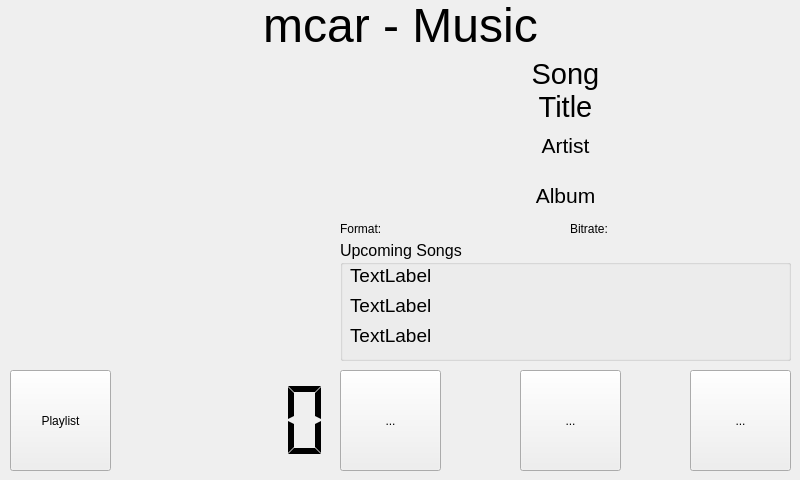
<?xml version="1.0" encoding="UTF-8"?>
<ui version="4.0">
 <class>MusicLayoutA</class>
 <widget class="QWidget" name="MusicLayoutA">
  <property name="geometry">
   <rect>
    <x>0</x>
    <y>0</y>
    <width>800</width>
    <height>480</height>
   </rect>
  </property>
  <property name="windowTitle">
   <string>Form</string>
  </property>
  <widget class="QLabel" name="lblWidgetTitle">
   <property name="geometry">
    <rect>
     <x>10</x>
     <y>0</y>
     <width>781</width>
     <height>51</height>
    </rect>
   </property>
   <property name="font">
    <font>
     <pointsize>36</pointsize>
    </font>
   </property>
   <property name="text">
    <string>mcar - Music</string>
   </property>
   <property name="alignment">
    <set>Qt::AlignCenter</set>
   </property>
  </widget>
  <widget class="QLabel" name="lblAlbumArt">
   <property name="geometry">
    <rect>
     <x>10</x>
     <y>50</y>
     <width>321</width>
     <height>311</height>
    </rect>
   </property>
   <property name="frameShape">
    <enum>QFrame::NoFrame</enum>
   </property>
   <property name="frameShadow">
    <enum>QFrame::Raised</enum>
   </property>
   <property name="text">
    <string/>
   </property>
   <property name="pixmap">
    <pixmap resource="mcar.qrc">:/images/resources/images/CD_icon.svg</pixmap>
   </property>
   <property name="scaledContents">
    <bool>true</bool>
   </property>
   <property name="alignment">
    <set>Qt::AlignCenter</set>
   </property>
  </widget>
  <widget class="QLabel" name="lblSongTitle">
   <property name="geometry">
    <rect>
     <x>340</x>
     <y>60</y>
     <width>451</width>
     <height>61</height>
    </rect>
   </property>
   <property name="font">
    <font>
     <pointsize>22</pointsize>
     <weight>50</weight>
     <bold>false</bold>
    </font>
   </property>
   <property name="text">
    <string>Song
Title</string>
   </property>
   <property name="alignment">
    <set>Qt::AlignCenter</set>
   </property>
  </widget>
  <widget class="QLabel" name="lblAlbum">
   <property name="geometry">
    <rect>
     <x>340</x>
     <y>180</y>
     <width>451</width>
     <height>31</height>
    </rect>
   </property>
   <property name="font">
    <font>
     <pointsize>16</pointsize>
    </font>
   </property>
   <property name="text">
    <string>Album</string>
   </property>
   <property name="alignment">
    <set>Qt::AlignCenter</set>
   </property>
  </widget>
  <widget class="QLabel" name="lblArtist">
   <property name="geometry">
    <rect>
     <x>340</x>
     <y>130</y>
     <width>451</width>
     <height>31</height>
    </rect>
   </property>
   <property name="font">
    <font>
     <pointsize>16</pointsize>
    </font>
   </property>
   <property name="text">
    <string>Artist</string>
   </property>
   <property name="alignment">
    <set>Qt::AlignCenter</set>
   </property>
  </widget>
  <widget class="QToolButton" name="btnPrevious">
   <property name="geometry">
    <rect>
     <x>340</x>
     <y>370</y>
     <width>101</width>
     <height>101</height>
    </rect>
   </property>
   <property name="focusPolicy">
    <enum>Qt::NoFocus</enum>
   </property>
   <property name="text">
    <string>...</string>
   </property>
   <property name="icon">
    <iconset resource="mcar.qrc">
     <normaloff>:/images/resources/images/button_back.png</normaloff>:/images/resources/images/button_back.png</iconset>
   </property>
   <property name="iconSize">
    <size>
     <width>96</width>
     <height>96</height>
    </size>
   </property>
  </widget>
  <widget class="QToolButton" name="btnPlayPause">
   <property name="geometry">
    <rect>
     <x>520</x>
     <y>370</y>
     <width>101</width>
     <height>101</height>
    </rect>
   </property>
   <property name="focusPolicy">
    <enum>Qt::NoFocus</enum>
   </property>
   <property name="text">
    <string>...</string>
   </property>
   <property name="icon">
    <iconset resource="mcar.qrc">
     <normaloff>:/images/resources/images/button_play.png</normaloff>:/images/resources/images/button_play.png</iconset>
   </property>
   <property name="iconSize">
    <size>
     <width>96</width>
     <height>96</height>
    </size>
   </property>
  </widget>
  <widget class="QToolButton" name="btnNext">
   <property name="geometry">
    <rect>
     <x>690</x>
     <y>370</y>
     <width>101</width>
     <height>101</height>
    </rect>
   </property>
   <property name="focusPolicy">
    <enum>Qt::NoFocus</enum>
   </property>
   <property name="text">
    <string>...</string>
   </property>
   <property name="icon">
    <iconset resource="mcar.qrc">
     <normaloff>:/images/resources/images/button_forward.png</normaloff>:/images/resources/images/button_forward.png</iconset>
   </property>
   <property name="iconSize">
    <size>
     <width>96</width>
     <height>96</height>
    </size>
   </property>
  </widget>
  <widget class="QPushButton" name="btnPlaylist">
   <property name="geometry">
    <rect>
     <x>10</x>
     <y>370</y>
     <width>101</width>
     <height>101</height>
    </rect>
   </property>
   <property name="text">
    <string>Playlist</string>
   </property>
  </widget>
  <widget class="QLCDNumber" name="lcdTime">
   <property name="geometry">
    <rect>
     <x>120</x>
     <y>370</y>
     <width>211</width>
     <height>101</height>
    </rect>
   </property>
   <property name="frameShape">
    <enum>QFrame::NoFrame</enum>
   </property>
   <property name="segmentStyle">
    <enum>QLCDNumber::Flat</enum>
   </property>
  </widget>
  <widget class="QLabel" name="lblFormat">
   <property name="geometry">
    <rect>
     <x>340</x>
     <y>220</y>
     <width>221</width>
     <height>17</height>
    </rect>
   </property>
   <property name="text">
    <string>Format:</string>
   </property>
  </widget>
  <widget class="QLabel" name="lblBitrate">
   <property name="geometry">
    <rect>
     <x>570</x>
     <y>220</y>
     <width>221</width>
     <height>17</height>
    </rect>
   </property>
   <property name="text">
    <string>Bitrate:</string>
   </property>
  </widget>
  <widget class="QGroupBox" name="grpUpcoming">
   <property name="geometry">
    <rect>
     <x>340</x>
     <y>240</y>
     <width>451</width>
     <height>121</height>
    </rect>
   </property>
   <property name="font">
    <font>
     <pointsize>12</pointsize>
    </font>
   </property>
   <property name="title">
    <string>Upcoming Songs</string>
   </property>
   <widget class="QLabel" name="lblUpcoming0">
    <property name="geometry">
     <rect>
      <x>10</x>
      <y>20</y>
      <width>431</width>
      <height>31</height>
     </rect>
    </property>
    <property name="font">
     <font>
      <pointsize>14</pointsize>
     </font>
    </property>
    <property name="text">
     <string>TextLabel</string>
    </property>
   </widget>
   <widget class="QLabel" name="lblUpcoming1">
    <property name="geometry">
     <rect>
      <x>10</x>
      <y>50</y>
      <width>431</width>
      <height>31</height>
     </rect>
    </property>
    <property name="font">
     <font>
      <pointsize>14</pointsize>
     </font>
    </property>
    <property name="text">
     <string>TextLabel</string>
    </property>
   </widget>
   <widget class="QLabel" name="lblUpcoming2">
    <property name="geometry">
     <rect>
      <x>10</x>
      <y>80</y>
      <width>431</width>
      <height>31</height>
     </rect>
    </property>
    <property name="font">
     <font>
      <pointsize>14</pointsize>
     </font>
    </property>
    <property name="text">
     <string>TextLabel</string>
    </property>
   </widget>
  </widget>
 </widget>
 <resources>
  <include location="mcar.qrc"/>
 </resources>
 <connections/>
</ui>
